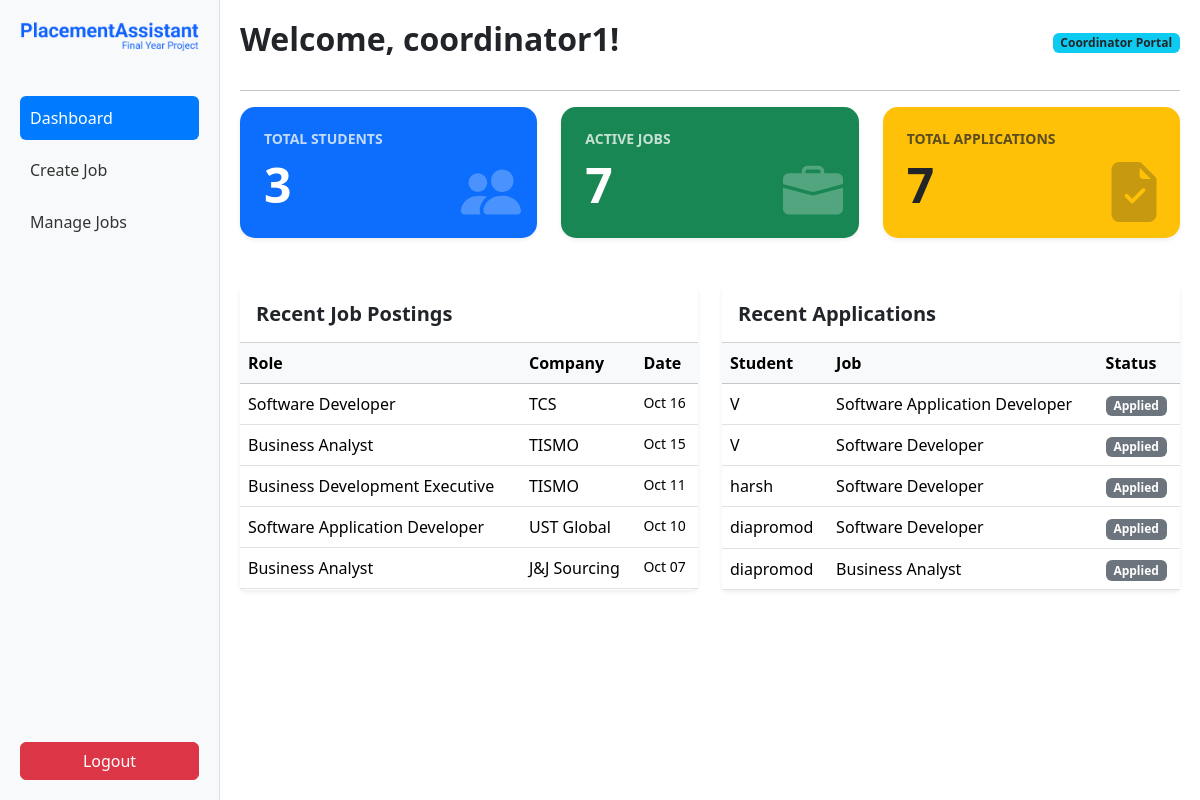
The app's page /coordinators/dashboard/ (signed in), older data.
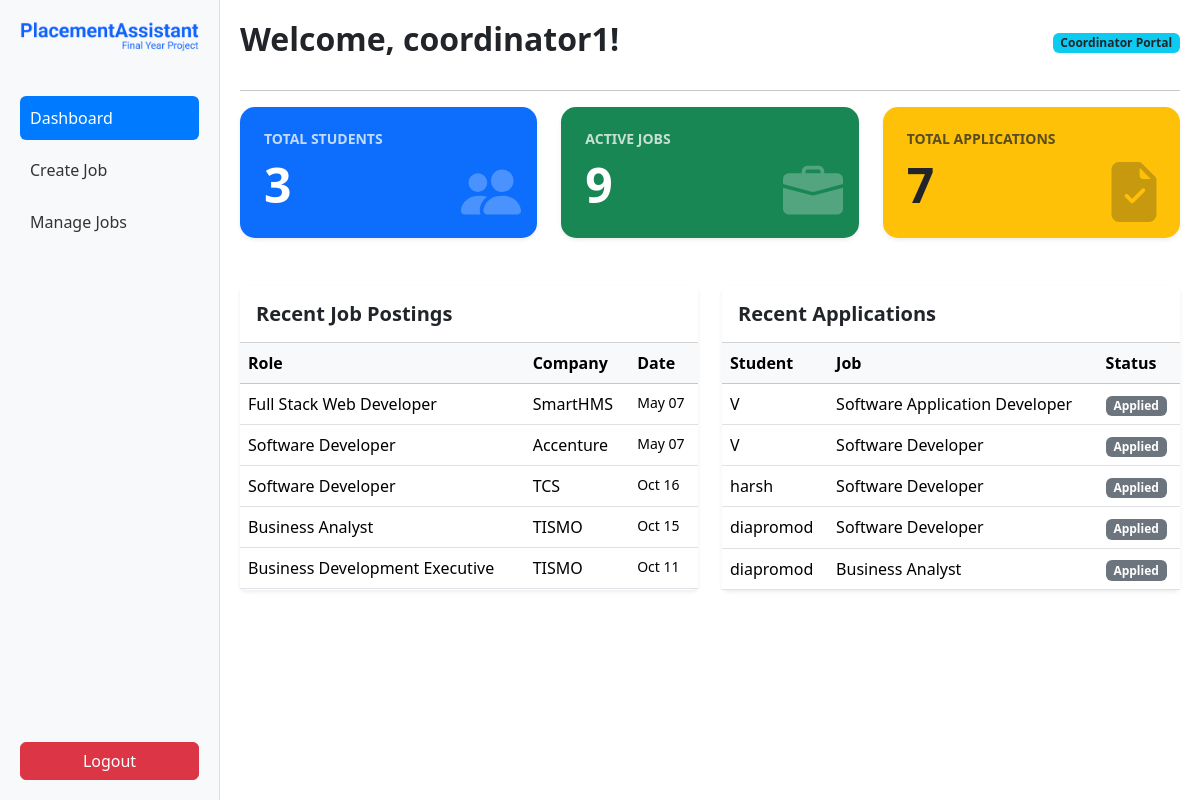
The same page, newer data.
### jobs/models.py (models this page shows, shortened)
class Job(models.Model):
    SLAB_CHOICES = [
        (1, "Slab 1 (< 6 LPA)"),
        (2, "Slab 2 (6–12 LPA)"),
        (3, "Slab 3 (>= 12 LPA)"),
    ]
    STATUS_CHOICES = [
        ('open', 'Applications Open'),
        ('progress', 'In Progress'),
        ('closed', 'Completed'),
    ]
    title = models.CharField(max_length=255)
    company_name = models.CharField(max_length=255)
    location = models.CharField(max_length=255)
    ctc = models.DecimalField(max_digits=10, decimal_places=2)  # LPA
    slab = models.IntegerField(choices=SLAB_CHOICES, blank=True, null=True)
    deadline = models.DateTimeField()
    min_cgpa = models.DecimalField(max_digits=4, decimal_places=2)
    max_backlogs = models.IntegerField(default=0)
    history_allowed = models.BooleanField(default=True)
    jd_file = models.FileField(upload_to="job_descriptions/",null=True, blank=True)
    created_by = models.ForeignKey(User, on_delete=models.CASCADE, related_name="posted_jobs")
    created_at = models.DateTimeField(auto_now_add=True)
    status = models.CharField(max_length=20, choices=STATUS_CHOICES, default='open')
    recruitment_updates = models.TextField(default="Applications are currently open.", blank=True)

class Application(models.Model):
    STATUS_CHOICES = [
        ("Applied", "Applied"),
        ("Shortlisted", "Shortlisted"),
        ("Rejected", "Rejected"),
        ("Selected", "Selected"),
    ]
    student = models.ForeignKey(User, on_delete=models.CASCADE, related_name="applications")
    job = models.ForeignKey(Job, on_delete=models.CASCADE, related_name="applications")
    applied_at = models.DateTimeField(default=timezone.now)
    status = models.CharField(max_length=20, choices=STATUS_CHOICES, default="Applied")
    class Meta:
        unique_together = ("student", "job")  # Prevent multiple applications

### users/models.py (models this page shows, shortened)
class CustomUser(AbstractUser):
    ROLE_CHOICES = (
        ('student', 'Student'),
        ('coordinator', 'Coordinator'),
    )
    role = models.CharField(max_length=20, choices=ROLE_CHOICES)

### coordinators/views.py (the view)
# urls.py: path('dashboard/', views.coordinator_dashboard, name='coordinator_dashboard'),
@login_required
def coordinator_dashboard(request):
    if request.user.role != "coordinator":
        return redirect("coordinator_login")  # block students
    stats = {
        'total_students': StudentProfile.objects.count(),
        'total_jobs': Job.objects.count(),
        'total_applications': Application.objects.count(),
        'recent_jobs': Job.objects.order_by('-created_at')[:5],
        'recent_applications': Application.objects.order_by('-applied_at')[:5]
    }
    return render(request, "coordinators/coordinator_dashboard.html", stats)

### coordinators/templates/coordinators/coordinator_dashboard.html (shortened to what the changed rows need)
{% load static %}
<!DOCTYPE html>
<html lang="en">
<head>
  <link href="https://cdn.jsdelivr.net/npm/bootstrap@5.3.2/dist/css/bootstrap.min.css" rel="stylesheet">
</head>
<body>
  <div class="d-flex">
    <div class="main-content">
      <div class="d-flex justify-content-between align-items-center mb-4">
        <h2><strong>Welcome, {{ request.user.username }}!</strong></h2>
      </div>
      <div class="row g-4 mb-5">
        <div class="col-md-4">
          <div class="card border-0 shadow-sm bg-primary text-white h-100 overflow-hidden" style="border-radius: 15px;">
            <div class="card-body p-4 position-relative">
              <h1 class="display-5 fw-bold mb-0">{{ total_students }}</h1>
            </div>
          </div>
        </div>
        <div class="col-md-4">
          <div class="card border-0 shadow-sm bg-success text-white h-100 overflow-hidden" style="border-radius: 15px;">
            <div class="card-body p-4 position-relative">
              <div class="position-absolute end-0 bottom-0 opacity-25 p-3">
              </div>
              <h6 class="text-uppercase mb-2 fw-bold opacity-75 small">Active Jobs</h6>
              <h1 class="display-5 fw-bold mb-0">{{ total_jobs }}</h1>
            </div>
          </div>
        </div>
        <div class="col-md-4">
          <div class="card border-0 shadow-sm bg-warning text-dark h-100 overflow-hidden" style="border-radius: 15px;">
            <div class="card-body p-4 position-relative">
              <h1 class="display-5 fw-bold mb-0">{{ total_applications }}</h1>
            </div>
          </div>
        </div>
      </div>
      <div class="row">
        <div class="col-md-6">
          <div class="card border-0 shadow-sm h-100">
            <div class="card-body p-0">
              <div class="table-responsive">
                <table class="table table-hover mb-0">
                  <thead class="table-light">
                    <tr>
                      <th>Role</th>
                      <th>Company</th>
                      <th>Date</th>
                    </tr>
                  </thead>
                  <tbody>
                    {% for job in recent_jobs %}
                    <tr>
                      <td>{{ job.title }}</td>
                      <td>{{ job.company_name }}</td>
                      <td class="small">{{ job.created_at|date:"M d" }}</td>
                    </tr>
                    {% empty %}
                    <tr><td colspan="3" class="text-center text-muted py-3">No jobs posted yet.</td></tr>
                    {% endfor %}
                  </tbody>
                </table>
              </div>
            </div>
          </div>
        </div>
        <div class="col-md-6">
          <div class="card border-0 shadow-sm h-100">
            <div class="card-body p-0">
              <div class="table-responsive">
                <table class="table table-hover mb-0">
                  <thead class="table-light">
                    <tr>
                      <th>Student</th>
                      <th>Job</th>
                      <th>Status</th>
                    </tr>
                  </thead>
                  <tbody>
                    {% for app in recent_applications %}
                    <tr>
                      <td>{{ app.student.username }}</td>
                      <td>{{ app.job.title }}</td>
                      <td><span class="badge bg-secondary">{{ app.status }}</span></td>
                    </tr>
                    {% empty %}
                    <tr><td colspan="3" class="text-center text-muted py-3">No applications yet.</td></tr>
                    {% endfor %}
                  </tbody>
                </table>
              </div>
            </div>
          </div>
        </div>
      </div>
    </div>
  </div>
</body>
</html>

Row changes from the older to the newer data that the page shows:
no longer on this page (row unchanged): Job: title "Software Application Developer", company_name "UST Global", created_at "Oct 10"
no longer on this page (row unchanged): Job: title "Business Analyst", company_name "J&J Sourcing", created_at "Oct 07"
added Job: title "Full Stack Web Developer", company_name "SmartHMS", created_at "May 07"
added Job: title "Software Developer", company_name "Accenture", created_at "May 07"
Text that changed along with them:
{{ total_jobs }}: "7" → "9"
